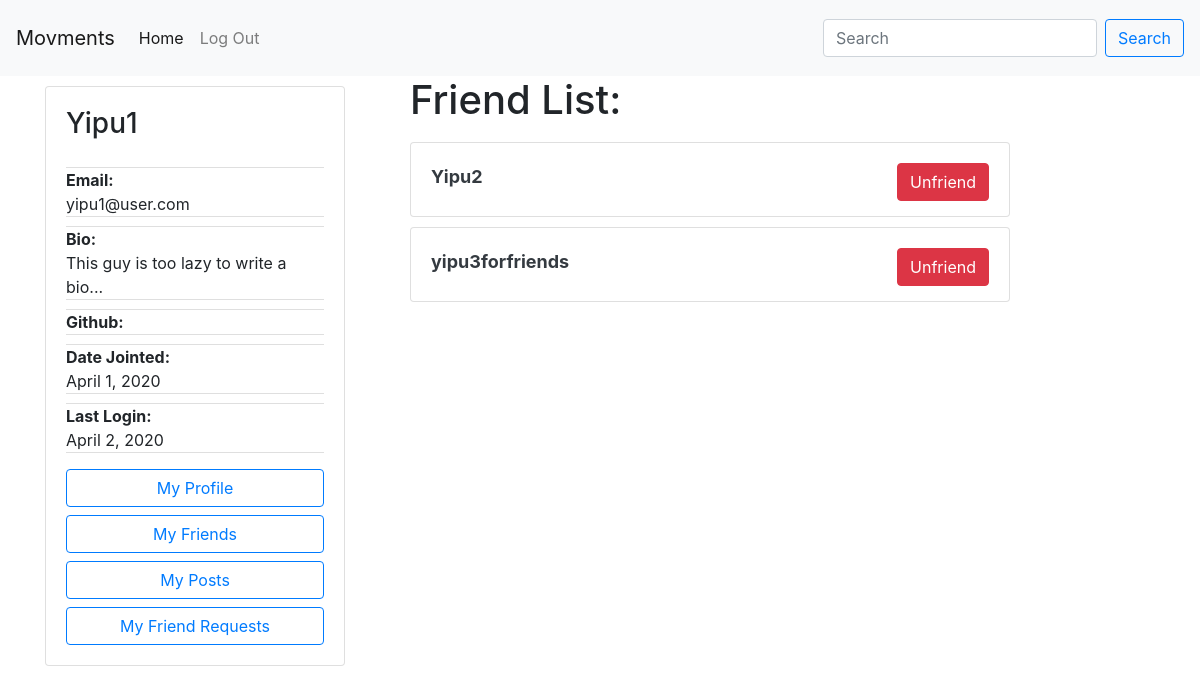
The app's page /author/5a13ffe1-b8d4-4dd2-b0f6-a515631b3292/friends/ (signed in), older data.
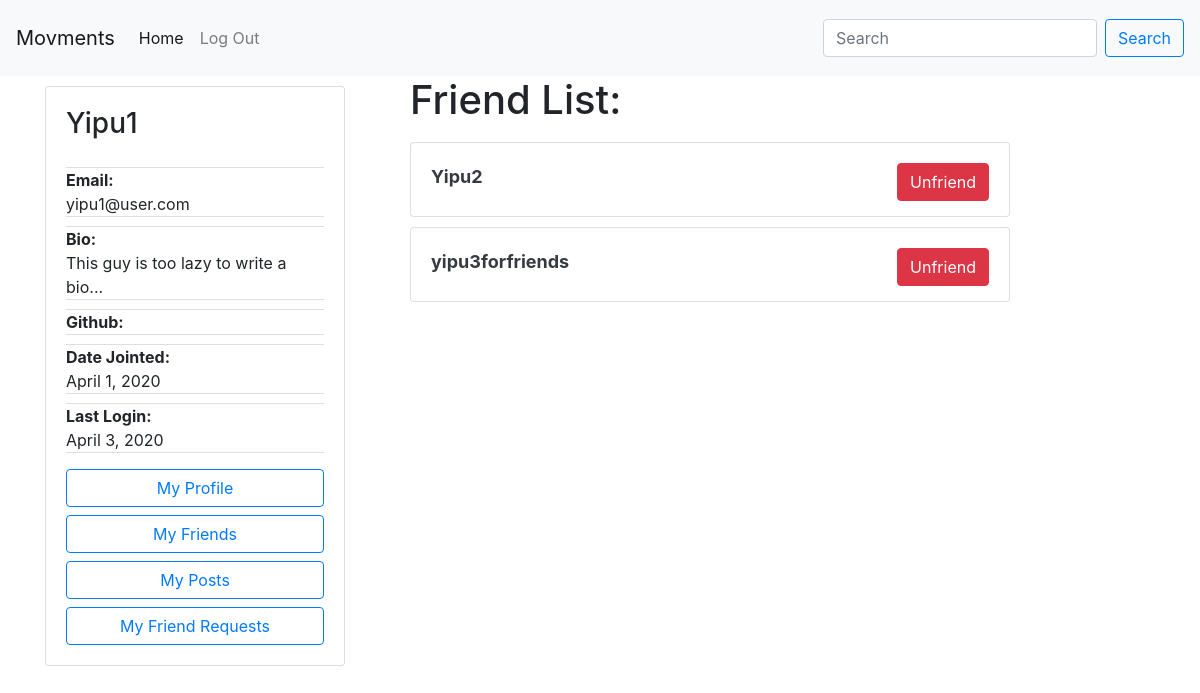
The same page, newer data.
### accounts/models.py (models this page shows, shortened)
class Author(AbstractBaseUser):
    email=models.EmailField(
        verbose_name='email address',
        max_length=60,
        unique=True,
    )
    id = models.CharField(primary_key=True, default=uuid.uuid4().urn[9:], editable=False,max_length=100,unique=True)
    displayName = models.CharField(max_length=30)
    lastName = models.CharField(max_length=30, blank=True)
    firstName = models.CharField(max_length=30, blank=True)
    host = models.CharField(default=settings.HOSTNAME, max_length=100)
    url = models.CharField(default="", max_length=100)
    avatar = models.ImageField(upload_to='avatar/', default = 'avatar/default-avatar.png', blank=True, null=True)
    github = models.URLField(default="", max_length=100, null=True)
    bio = models.CharField(default="This guy is too lazy to write a bio...", max_length=200, blank=True, null=True)
    date_joined=models.DateField(verbose_name="date joined", auto_now=True)
    last_login=models.DateField(verbose_name="last login", auto_now=True)
    active=models.BooleanField(default=True)
    activated=models.BooleanField(default=False)
    node=models.BooleanField(default=False)
    admin=models.BooleanField(default=False)
    share=models.BooleanField(default=False)
    share_image=models.BooleanField(default=False)
    objects = AuthorManager()
    USERNAME_FIELD = 'email'
    REQUIRED_FIELDS = ['displayName', ]
    @property
    def is_activated(self):
        return self.activated

### friendship/views.py (the view, shortened to what this page needs)
# urls.py: path('author/<str:author_id>/friends/', views.GetFriendsListView.as_view(), name='get friends list'),
class GetFriendsListView(APIView):
    permission_classes = [IsActivated]
    def get(self, request, author_id, format=None):
        try:
            context = {
                'author': request.user,
                'friends': [],
                'friend_requests': None
            }
            context['friends'] = getAllFriends(author_id)
            friend = Friend.objects.filter(id=request.user.id)
            friend = Friend.objects.get(id=request.user.id)
            friend_requests = FriendRequest.objects.filter(author_to=friend)
            context['friend_requests'] = friend_requests
            return render(request, 'friendship/friends_list.html', context)
        except Exception as e:
            return HttpResponseServerError(e)

### accounts/permissions.py (called while the page is built)
    def has_permission(self, request, view):
        if request.method in self.safe_method:
            if request.user and request.user.is_authenticated:
                return request.user.is_activated
        return False

### friendship/helper_functions.py (called while the page is built)
def getAllFriends(author_id):
    friends = []
    try:
        author = Friend.objects.get(id=author_id)
        friendships = Friendship.objects.filter(
            Q(author_a=author) | Q(author_b=author))
        for friendship in friendships:
            if friendship.author_a == author:
                friends.append(friendship.author_b)
            else:
                friends.append(friendship.author_a)
    except Exception as e:
            print(e)
    return friends

### friendship/templates/friendship/friends_list.html (shortened to what this page needs)
<!DOCTYPE html>
<html >
    {% include 'posting/base.html' %}
    <body>
            {% include 'posting/navbar.html' %}
            <div class="container">
                <div class="row">
                    <div class="col-4">
                        {% if author.is_authenticated %}
                        <div class="short-profile">
                            {% include 'posting/profile-card.html' with request=request %}
                        </div>
                        {% endif %}
                    </div>
                    <div class="col-8">
                        <div class="row">
                                <h1>Friend List:</h1>
                                {% if friends %}
                                <ul>
                                {% for friend in friends %}
                                <li>
                                    {% include 'friendship/friend_card.html' with friend=friend %}
                                </li>
                                {% endfor %}
                                </ul>
                                {% else %}
                                    No friends
                                {% endif %}
                        </div>
                    </div>
                </div>
            </div>
    </body>
</html>

### posting/templates/posting/profile-card.html
<div class="card  position-fixed" style="width: 300px;">
    <div class="card-body">
    <h3 class="card-title">{{request.user.displayName }}</h3>
    <p class="card-text">
        <ul class="list-group list-group-flush">
            <li class="list-group-item" style="padding: 0;"><span style="font-weight: bold;">Email:</span><br>{{ request.user.email }}</li>
            <li class="list-group-item" style="padding: 0;"><span style="font-weight: bold;">Bio:</span><br>{{ request.user.bio }}</li>
            <li class="list-group-item" style="padding: 0;"><span style="font-weight: bold;">Github:</span><br>{{ request.user.github }}</li>
            <li class="list-group-item" style="padding: 0;"><span style="font-weight: bold;">Date Jointed:</span><br> {{ request.user.date_joined }}</li>
            <li class="list-group-item" style="padding: 0;"><span style="font-weight: bold;">Last Login:</span><br>{{ request.user.last_login }}</li>
        </ul>
    </p>
    <div id="user-menu">
        <a href="{% url 'accounts:view profile' request.user.id %}" class="btn btn-outline-primary btn-block">My Profile</a>
        <a href="{% url 'friendship:get friends list' request.user.id %}" class="btn btn-outline-primary btn-block">My Friends</a>
        <a href="{% url 'posting:view user posts' request.user.id %}" class="btn btn-outline-primary btn-block">My Posts</a>
    </div>
    </div>
</div>

Row changes from the older to the newer data that the page shows:
changed Author "Yipu1": user.last_login "April 2, 2020" → "April 3, 2020"
